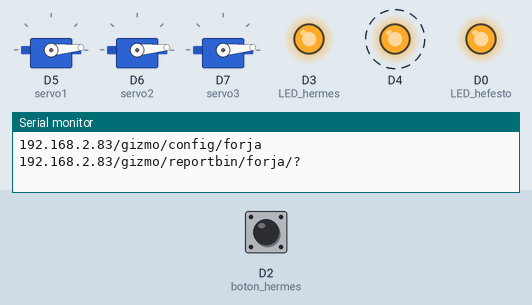
A sketch run on a simulated ESP8266 (NodeMCU). On the bench: 3 × servo, output pins drawn as LEDs (lit = HIGH), the last lines printed to the serial monitor. Dashed ring = blinking. The test bench sets the inputs (shaded band); at power-on: D2 (boton_hermes) HIGH. Uploads are accepted with an empty reply.

Above: at 4.1 s.
4.2 s: D2 (boton_hermes) pulled LOW for 0.15 s
At 5.0 s:
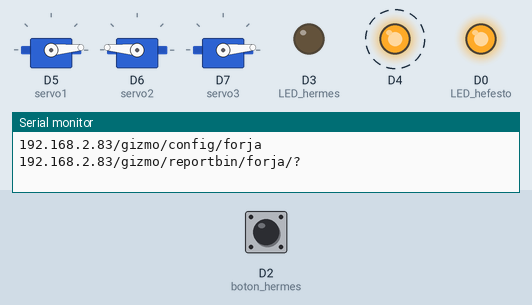
At 5.8 s:
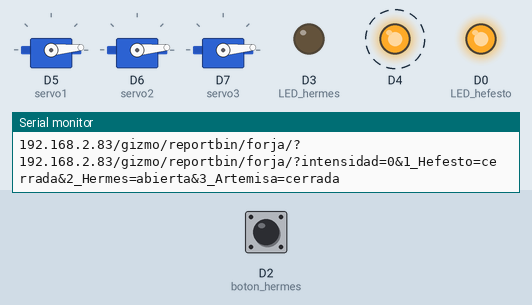
Timing chart, 0 to 16.1 s (numbered marks = the images above; inputs shaded):
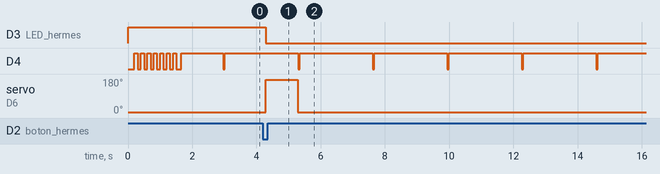

The sketch:

r1_forja.ino
```cpp
#include <Arcana.h>
#include <Servo.h>

Servo servo1;
Servo servo2;
Servo servo3;
int counter = 0;
Arcana arcana("forja", true, true);


bool forjaOn = false;
bool baculoOn = false;
bool isReset = false;
bool r1Open = false;
bool r2Open = false;
bool r3Open = false;

int intensidad = 0;

void setup() {

  pinMode(D0, OUTPUT); //LED hefesto
  pinMode(D1, INPUT); //sensor laser
  // D2 neopixels
  pinMode(D2, INPUT_PULLUP); //boton hermes
  pinMode(D3, OUTPUT); //LED hermes


  servo1.attach(D5);
  servo2.attach(D6);
  servo3.attach(D7);
  reset();

  Serial.begin(115200);
  arcana.init();
  delay(50);
}
void loop() {
  if (counter == 0) {
    arcana.conectar();
    counter = 50 ;
  }
  counter--;
  //    ///////////////////////////////
  if (arcana.respuesta.substring(1, 4).equals("off") && !isReset) {
    reset();
  }
  if (arcana.respuesta.substring(1, 4).equals("on") && !isReset) {
    reset();
  }
  //  if (arcana.respuesta.toInt() == 0 && !isReset) {
  //    reset();
  //  }

  if (arcana.respuesta.charAt(4) == '1') {
    if (!r1Open) {
      isReset = false;
      forjaOn = true;
      intensidad = 602;
      analogWrite(D0, LOW);
      servo1.write(175);
      delay(1000);
      servo1.write(5);
      r1Open = true;
    }
  } else {
    if (r1Open) {
      forjaOn = false;
      intensidad = 0;
      analogWrite(D0, HIGH);
      r1Open = false;
    }
  }
  if (!forjaOn) {
    if (intensidad > 600) {
      forjaOn = true;
      isReset = false;

      analogWrite(D0, LOW);
      servo1.write(175);
      delay(1000);
      servo1.write(5);
      r1Open = true;
      counter = 0;
    } else {
      if (arcana.respuesta.charAt(3) == '1') {
        if (digitalRead(D1) == HIGH) {
          intensidad += 6;
        } else {
          intensidad -= 3;
          if (intensidad < 0) intensidad = 0;
        }
        analogWrite(D0, 1024 - intensidad * 1.7);
      }
    }
  }


  if (arcana.respuesta.charAt(7) == '1') {
    if (!r2Open) {
      isReset = false;
      baculoOn = true;
      r2Open = true;

      digitalWrite(D3, LOW);
      servo2.write(175);
      delay(1000);
      servo2.write(5);
    }
  } else {
    if (r2Open) {
      r2Open = false;
    }
  }
  if (digitalRead(D2) == LOW && !baculoOn) {
    baculoOn = true;
    r2Open = true;

    digitalWrite(D3, LOW);
    servo2.write(175);
    delay(1000);
    servo2.write(5);
    counter = 0;
  }

  if (arcana.respuesta.charAt(8) == '1') {
    if (!r3Open) {
      isReset = false;
      servo3.write(175);
      delay(1000);
      servo3.write(5);
      r3Open = true;
    }
  } else {
    if (r3Open) {
      r3Open = false;
    }
  }

  String estado = "intensidad=" + String(intensidad);
  estado += "&1_Hefesto=" + (r1Open ? String("abierta") : String("cerrada"));
  estado += "&2_Hermes=" + (r2Open ? String("abierta") : String("cerrada"));
  estado += "&3_Artemisa=" + (r3Open ? String("abierta") : String("cerrada"));
  arcana.estado(estado);

  ///////////////////////////////
  delay(20);
}

void reset() {
  isReset = true;
  forjaOn = false;
  baculoOn = false;
  r1Open = false;
  r2Open = false;
  r3Open = false;
  //  for (int i = 0; i < 8; i++) {
  //  }
  //  delay(100);
  intensidad = 0;
  analogWrite(D0, 1024);
  digitalWrite(D3, HIGH); //LED hermes
  servo1.write(5);
  servo2.write(5);
  servo3.write(5);
}
```

Measured:
- after the input at 4.2 s, D3 (LED_hermes): HIGH → LOW after 0.08 s; servo on D6 (servo2): 5° → 175° after 0.08 s, → 5° 1.0 s later
- by itself, D4: alternates HIGH for 2.3 s and LOW for 0.05 s
